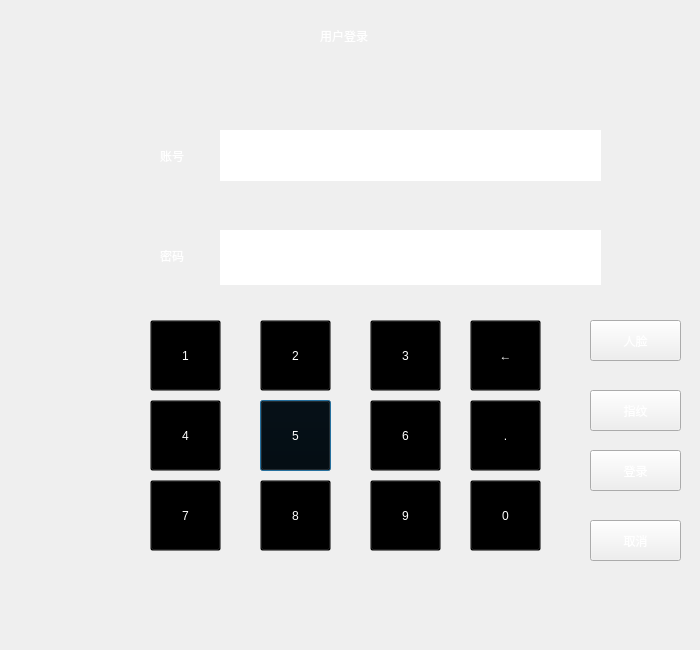
<?xml version="1.0" encoding="UTF-8"?>
<ui version="4.0">
 <class>LoginForm</class>
 <widget class="QDialog" name="LoginForm">
  <property name="windowModality">
   <enum>Qt::NonModal</enum>
  </property>
  <property name="geometry">
   <rect>
    <x>0</x>
    <y>0</y>
    <width>700</width>
    <height>650</height>
   </rect>
  </property>
  <property name="windowTitle">
   <string>Dialog</string>
  </property>
  <property name="styleSheet">
   <string notr="true">background-image: url(:/image/usermanagement8321.png);</string>
  </property>
  <widget class="QStackedWidget" name="stackedWidget">
   <property name="geometry">
    <rect>
     <x>0</x>
     <y>0</y>
     <width>701</width>
     <height>651</height>
    </rect>
   </property>
   <widget class="QWidget" name="page_1">
    <property name="styleSheet">
     <string notr="true"/>
    </property>
    <widget class="QPushButton" name="pushButton_6">
     <property name="geometry">
      <rect>
       <x>260</x>
       <y>400</y>
       <width>71</width>
       <height>71</height>
      </rect>
     </property>
     <property name="styleSheet">
      <string notr="true">QPushButton{
border-image: url(:/image/loginbutton1.png);
background: transparent;  
	color: rgb(255, 255, 255);
	font: 16pt &quot;Sans Serif&quot;;
opacity: 0;  
}</string>
     </property>
     <property name="text">
      <string>5</string>
     </property>
    </widget>
    <widget class="QPushButton" name="pushButton_13">
     <property name="geometry">
      <rect>
       <x>470</x>
       <y>480</y>
       <width>71</width>
       <height>71</height>
      </rect>
     </property>
     <property name="styleSheet">
      <string notr="true">QPushButton{
border-image: url(:/image/loginbutton1.png);
background: transparent;  
	color: rgb(255, 255, 255);
	font: 16pt &quot;Sans Serif&quot;;
opacity: 0;  
}</string>
     </property>
     <property name="text">
      <string>0</string>
     </property>
    </widget>
    <widget class="QPushButton" name="cancelpushButton">
     <property name="geometry">
      <rect>
       <x>590</x>
       <y>520</y>
       <width>91</width>
       <height>41</height>
      </rect>
     </property>
     <property name="styleSheet">
      <string notr="true">QPushButton{
background-image: url(:/image/loginreveal.png);
	color: rgb(255, 255, 255);
}
QPushButton:pressed{
background-color:rgb(85, 170, 255);
 border-style: inset;
}</string>
     </property>
     <property name="text">
      <string>取消</string>
     </property>
    </widget>
    <widget class="QPushButton" name="pushButton_4">
     <property name="geometry">
      <rect>
       <x>370</x>
       <y>320</y>
       <width>71</width>
       <height>71</height>
      </rect>
     </property>
     <property name="styleSheet">
      <string notr="true">QPushButton{
border-image: url(:/image/loginbutton1.png);
background: transparent;  
	color: rgb(255, 255, 255);
	font: 16pt &quot;Sans Serif&quot;;
opacity: 0;  
}</string>
     </property>
     <property name="text">
      <string>3</string>
     </property>
    </widget>
    <widget class="QPushButton" name="pushButton_5">
     <property name="geometry">
      <rect>
       <x>150</x>
       <y>400</y>
       <width>71</width>
       <height>71</height>
      </rect>
     </property>
     <property name="styleSheet">
      <string notr="true">QPushButton{
border-image: url(:/image/loginbutton1.png);
background: transparent;  
	color: rgb(255, 255, 255);
	font: 16pt &quot;Sans Serif&quot;;
opacity: 0;  
}</string>
     </property>
     <property name="text">
      <string>4</string>
     </property>
    </widget>
    <widget class="QPushButton" name="pushButton_11">
     <property name="geometry">
      <rect>
       <x>470</x>
       <y>320</y>
       <width>71</width>
       <height>71</height>
      </rect>
     </property>
     <property name="styleSheet">
      <string notr="true">QPushButton{
border-image: url(:/image/loginbutton1.png);
background: transparent;  
	color: rgb(255, 255, 255);
	font: 16pt &quot;Sans Serif&quot;;
opacity: 0;  
}</string>
     </property>
     <property name="text">
      <string>←</string>
     </property>
    </widget>
    <widget class="QPushButton" name="pushButtonfinger">
     <property name="geometry">
      <rect>
       <x>590</x>
       <y>390</y>
       <width>91</width>
       <height>41</height>
      </rect>
     </property>
     <property name="styleSheet">
      <string notr="true">QPushButton{
background-image: url(:/image/loginreveal.png);
	color: rgb(255, 255, 255);
}
QPushButton:pressed{
background-color:rgb(85, 170, 255);
 border-style: inset;
}</string>
     </property>
     <property name="text">
      <string>指纹</string>
     </property>
    </widget>
    <widget class="QLineEdit" name="lineEdit_username">
     <property name="geometry">
      <rect>
       <x>220</x>
       <y>130</y>
       <width>381</width>
       <height>51</height>
      </rect>
     </property>
     <property name="styleSheet">
      <string notr="true">QLineEdit{

border: none;
	color: rgb(255, 255, 255);
	font: 16pt &quot;Sans Serif&quot;;
opacity: 0;  
}</string>
     </property>
    </widget>
    <widget class="QPushButton" name="pushButton_12">
     <property name="geometry">
      <rect>
       <x>470</x>
       <y>400</y>
       <width>71</width>
       <height>71</height>
      </rect>
     </property>
     <property name="styleSheet">
      <string notr="true">QPushButton{
border-image: url(:/image/loginbutton1.png);
background: transparent;  
	color: rgb(255, 255, 255);
	font: 16pt &quot;Sans Serif&quot;;
opacity: 0;  
}</string>
     </property>
     <property name="text">
      <string>.</string>
     </property>
    </widget>
    <widget class="QPushButton" name="pushButton_3">
     <property name="geometry">
      <rect>
       <x>260</x>
       <y>320</y>
       <width>71</width>
       <height>71</height>
      </rect>
     </property>
     <property name="styleSheet">
      <string notr="true">QPushButton{
border-image: url(:/image/loginbutton1.png);
background: transparent;  
	color: rgb(255, 255, 255);
	font: 16pt &quot;Sans Serif&quot;;
opacity: 0;  
}</string>
     </property>
     <property name="text">
      <string>2</string>
     </property>
    </widget>
    <widget class="QPushButton" name="pushButtonface">
     <property name="geometry">
      <rect>
       <x>590</x>
       <y>320</y>
       <width>91</width>
       <height>41</height>
      </rect>
     </property>
     <property name="styleSheet">
      <string notr="true">QPushButton{
background-image: url(:/image/loginreveal.png);
	color: rgb(255, 255, 255);
}
QPushButton:pressed{
background-color:rgb(85, 170, 255);
 border-style: inset;
}</string>
     </property>
     <property name="text">
      <string>人脸</string>
     </property>
    </widget>
    <widget class="QPushButton" name="pushButton_2">
     <property name="geometry">
      <rect>
       <x>150</x>
       <y>320</y>
       <width>71</width>
       <height>71</height>
      </rect>
     </property>
     <property name="styleSheet">
      <string notr="true">QPushButton{
border-image: url(:/image/loginbutton1.png);
background: transparent;  
	color: rgb(255, 255, 255);
	font: 16pt &quot;Sans Serif&quot;;
opacity: 0;  
}</string>
     </property>
     <property name="text">
      <string>1</string>
     </property>
    </widget>
    <widget class="QPushButton" name="pushButton_7">
     <property name="geometry">
      <rect>
       <x>370</x>
       <y>400</y>
       <width>71</width>
       <height>71</height>
      </rect>
     </property>
     <property name="styleSheet">
      <string notr="true">QPushButton{
border-image: url(:/image/loginbutton1.png);
background: transparent;  
	color: rgb(255, 255, 255);
	font: 16pt &quot;Sans Serif&quot;;
opacity: 0;  
}</string>
     </property>
     <property name="text">
      <string>6</string>
     </property>
    </widget>
    <widget class="QLineEdit" name="lineEdit_password">
     <property name="geometry">
      <rect>
       <x>220</x>
       <y>230</y>
       <width>381</width>
       <height>55</height>
      </rect>
     </property>
     <property name="styleSheet">
      <string notr="true">QLineEdit{

border: none;
	color: rgb(255, 255, 255);
	font: 16pt &quot;Sans Serif&quot;;
opacity: 0;  
}</string>
     </property>
     <property name="echoMode">
      <enum>QLineEdit::Password</enum>
     </property>
    </widget>
    <widget class="QPushButton" name="pushButton_8">
     <property name="geometry">
      <rect>
       <x>150</x>
       <y>480</y>
       <width>71</width>
       <height>71</height>
      </rect>
     </property>
     <property name="styleSheet">
      <string notr="true">QPushButton{
border-image: url(:/image/loginbutton1.png);
background: transparent;  
	color: rgb(255, 255, 255);
	font: 16pt &quot;Sans Serif&quot;;
opacity: 0;  
}</string>
     </property>
     <property name="text">
      <string>7</string>
     </property>
    </widget>
    <widget class="QPushButton" name="pushButton_9">
     <property name="geometry">
      <rect>
       <x>260</x>
       <y>480</y>
       <width>71</width>
       <height>71</height>
      </rect>
     </property>
     <property name="styleSheet">
      <string notr="true">QPushButton{
border-image: url(:/image/loginbutton1.png);
background: transparent;  
	color: rgb(255, 255, 255);
	font: 16pt &quot;Sans Serif&quot;;
opacity: 0;  
}</string>
     </property>
     <property name="text">
      <string>8</string>
     </property>
    </widget>
    <widget class="QPushButton" name="pushButton_10">
     <property name="geometry">
      <rect>
       <x>370</x>
       <y>480</y>
       <width>71</width>
       <height>71</height>
      </rect>
     </property>
     <property name="styleSheet">
      <string notr="true">QPushButton{
border-image: url(:/image/loginbutton1.png);
background: transparent;  
	color: rgb(255, 255, 255);
	font: 16pt &quot;Sans Serif&quot;;
opacity: 0;  
}</string>
     </property>
     <property name="text">
      <string>9</string>
     </property>
    </widget>
    <widget class="QPushButton" name="pushButton">
     <property name="geometry">
      <rect>
       <x>590</x>
       <y>450</y>
       <width>91</width>
       <height>41</height>
      </rect>
     </property>
     <property name="styleSheet">
      <string notr="true">QPushButton{
background-image: url(:/image/loginreveal.png);
	color: rgb(255, 255, 255);
}
QPushButton:pressed{
background-color:rgb(85, 170, 255);
 border-style: inset;
}</string>
     </property>
     <property name="text">
      <string>登录</string>
     </property>
    </widget>
    <widget class="QLabel" name="label">
     <property name="geometry">
      <rect>
       <x>320</x>
       <y>20</y>
       <width>91</width>
       <height>31</height>
      </rect>
     </property>
     <property name="styleSheet">
      <string notr="true">QLabel{
color: rgb(255, 255, 255);
	font: 16pt &quot;Sans Serif&quot;;
}</string>
     </property>
     <property name="text">
      <string>用户登录</string>
     </property>
    </widget>
    <widget class="QLabel" name="labelaccount">
     <property name="geometry">
      <rect>
       <x>160</x>
       <y>130</y>
       <width>41</width>
       <height>51</height>
      </rect>
     </property>
     <property name="styleSheet">
      <string notr="true">QLabel {
color: rgb(255, 255, 255);
	font: 14pt &quot;Sans Serif&quot;;
}</string>
     </property>
     <property name="text">
      <string>账号</string>
     </property>
    </widget>
    <widget class="QLabel" name="labelpasswd">
     <property name="geometry">
      <rect>
       <x>160</x>
       <y>230</y>
       <width>41</width>
       <height>51</height>
      </rect>
     </property>
     <property name="styleSheet">
      <string notr="true">QLabel {
color: rgb(255, 255, 255);
	font: 14pt &quot;Sans Serif&quot;;
}</string>
     </property>
     <property name="text">
      <string>密码</string>
     </property>
    </widget>
   </widget>
  </widget>
 </widget>
 <resources/>
 <connections/>
</ui>
